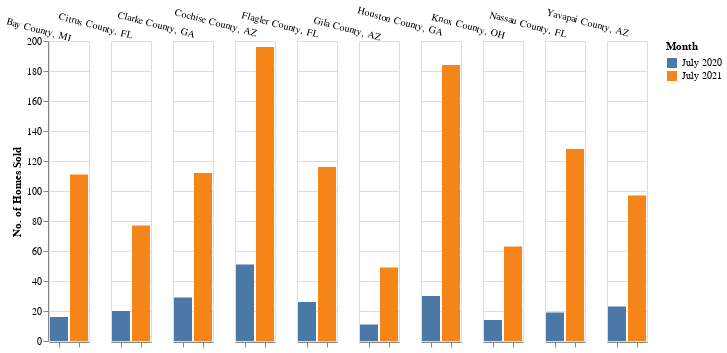

Notebook code cell kept with this figure:
### Markdown cell above
The counties with the highest transaction volumes are the big urban counties corresponding to Chicago, Houston, Los Angeles, and Phoenix. This did not change despite the pandemic. Cities remain desirable for buyers.  
  
At the same time, we also want to identify counties which saw the biggest jump in sales expressed in percentage. We can compare July 2020 with July 2021 since housing sales generally peak in the summer months.By the way, it is way easier in SQL than in Python with CTEs.

### Code cell
# calculate the differences 
biggest_jumps = fidap.sql("""
WITH july_2020 AS (
SELECT SUM(CAST(total_homes_sold AS FLOAT64)) AS ths_jul20, region_name,
FROM fidap-301014.redfin.weekly_housing_market
WHERE duration = '1 weeks'
AND region_type = 'county'
AND period_end LIKE '2020-07%'
GROUP BY region_name
),

july_2021 AS (
SELECT SUM(CAST(total_homes_sold AS FLOAT64)) AS ths_jul21, region_name,
FROM fidap-301014.redfin.weekly_housing_market
WHERE duration = '1 weeks'
AND region_type = 'county'
AND period_end LIKE '2021-07%'
GROUP BY region_name
)

SELECT ju.region_name, ths_jul20, ths_jul21, ROUND(100*(ths_jul21-ths_jul20)/ths_jul20,2) AS homes_sold_delta_pct
FROM july_2021 AS ju 
INNER JOIN july_2020 AS ja
ON ju.region_name = ja.region_name
WHERE ths_jul20 > 10
""")

# reshaping
biggest_jumps = biggest_jumps.rename(columns = {
    'ths_jul20':'July 2020',
    'ths_jul21':'July 2021'
})

biggest_jumps = biggest_jumps.sort_values('homes_sold_delta_pct', ascending = False)
biggest_jumps = biggest_jumps.reset_index(drop = True)
biggest_jumps_top10 = biggest_jumps.loc[1:10,:]

biggest_jumps_long = pd.melt(biggest_jumps_top10, id_vars = ['region_name', 'homes_sold_delta_pct'], value_vars = ['July 2020', 'July 2021'])

# plotting

alt.Chart(biggest_jumps_long).mark_bar().encode(
    x = alt.X('variable', axis = alt.Axis(labels = False), title = None),
    y = alt.Y('value', title = "No. of Homes Sold"),
    color = alt.Color('variable', title = "Month"),
    column = alt.Column('region_name', title = "", header = alt.Header(labelAngle = 15, labelPadding = -30, labelOrient = 'top'))
)

### Figure 1 — Vega-Lite specification as saved in the notebook (floating-point values rounded to 4 significant figures)
{"config": {"view": {"continuousWidth": 400, "continuousHeight": 300}}, "data": {"name": "data-59d97ddd6c87a93c50079ed50470fd1f"}, "mark": "bar", "encoding": {"color": {"type": "nominal", "field": "variable", "title": "Month"}, "column": {"type": "nominal", "field": "region_name", "header": {"labelAngle": 15, "labelOrient": "top", "labelPadding": -30}, "title": ""}, "x": {"type": "nominal", "axis": {"labels": false}, "field": "variable", "title": null}, "y": {"type": "quantitative", "field": "value", "title": "No. of Homes Sold"}}, "$schema": "https://vega.github.io/schema/vega-lite/v4.8.1.json", "datasets": {"data-59d97ddd6c87a93c50079ed50470fd1f": [{"region_name": "Bay County, MI", "homes_sold_delta_pct": 593.8, "variable": "July 2020", "value": 16}, {"region_name": "Nassau County, FL", "homes_sold_delta_pct": 573.7, "variable": "July 2020", "value": 19}, {"region_name": "Houston County, GA", "homes_sold_delta_pct": 513.3, "variable": "July 2020", "value": 30}, {"region_name": "Knox County, OH", "homes_sold_delta_pct": 350.0, "variable": "July 2020", "value": 14}, {"region_name": "Flagler County, FL", "homes_sold_delta_pct": 346.1, "variable": "July 2020", "value": 26}, {"region_name": "Gila County, AZ", "homes_sold_delta_pct": 345.4, "variable": "July 2020", "value": 11}, {"region_name": "Yavapai County, AZ", "homes_sold_delta_pct": 321.7, "variable": "July 2020", "value": 23}, {"region_name": "Clarke County, GA", "homes_sold_delta_pct": 286.2, "variable": "July 2020", "value": 29}, {"region_name": "Citrus County, FL", "homes_sold_delta_pct": 285.0, "variable": "July 2020", "value": 20}, {"region_name": "Cochise County, AZ", "homes_sold_delta_pct": 284.3, "variable": "July 2020", "value": 51}, {"region_name": "Bay County, MI", "homes_sold_delta_pct": 593.8, "variable": "July 2021", "value": 111}, {"region_name": "Nassau County, FL", "homes_sold_delta_pct": 573.7, "variable": "July 2021", "value": 128}, {"region_name": "Houston County, GA", "homes_sold_delta_pct": 513.3, "variable": "July 2021", "value": 184}, {"region_name": "Knox County, OH", "homes_sold_delta_pct": 350.0, "variable": "July 2021", "value": 63}, {"region_name": "Flagler County, FL", "homes_sold_delta_pct": 346.1, "variable": "July 2021", "value": 116}, {"region_name": "Gila County, AZ", "homes_sold_delta_pct": 345.4, "variable": "July 2021", "value": 49}, {"region_name": "Yavapai County, AZ", "homes_sold_delta_pct": 321.7, "variable": "July 2021", "value": 97}, {"region_name": "Clarke County, GA", "homes_sold_delta_pct": 286.2, "variable": "July 2021", "value": 112}, {"region_name": "Citrus County, FL", "homes_sold_delta_pct": 285.0, "variable": "July 2021", "value": 77}, {"region_name": "Cochise County, AZ", "homes_sold_delta_pct": 284.3, "variable": "July 2021", "value": 196}]}}
